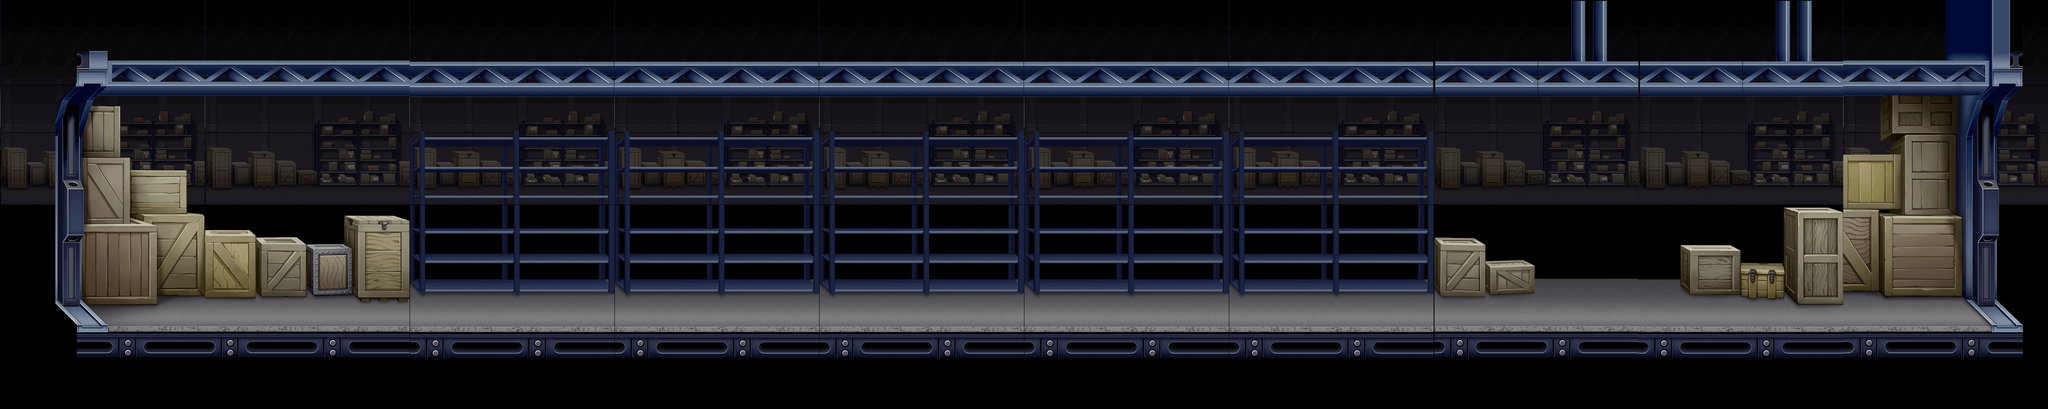

This game map was drawn from its Tiled (.tmx) file and the tilesets committed beside it. A one-line description and the full map source follow:
An orthogonal 10x2 tile map with 512x512 px tiles, 2 tile layers (back, front).

<map version="1.10" tiledversion="1.11.2" orientation="orthogonal" renderorder="right-down" width="10" height="2" tilewidth="512" tileheight="512" infinite="0" nextlayerid="3" nextobjectid="1">
 <tileset firstgid="1" name="warehouse_assets" tilewidth="512" tileheight="512" tilecount="25" columns="5">
  <image source="../atlas/warehouse_assets.png" width="2691" height="2563" />
 </tileset>
 <layer id="2" name="back" width="10" height="2">
  <data encoding="csv">
18,18,18,18,18,18,18,18,18,18,
0,0,0,0,0,0,0,0,0,0
</data>
 </layer>
 <layer id="1" name="front" width="10" height="2">
  <data encoding="csv">
1,2,21,21,21,21,21,20,20,4,
6,7,17,17,17,17,17,10,16,9
</data>
 </layer>
</map>
